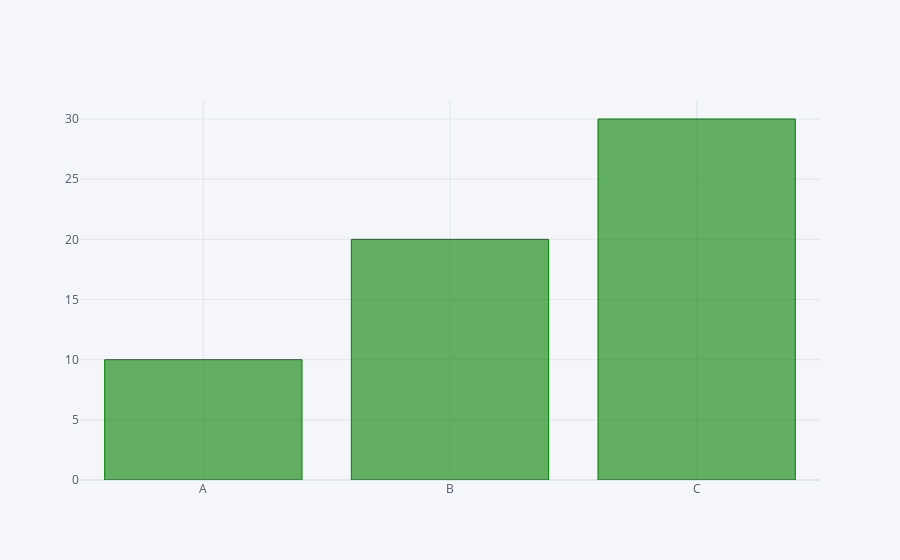

Notebook source saved alongside this figure:
### Markdown cell above
### Bar Plot

### Code cell
df2.iplot(kind='bar',x='Category',y='Values',color='green')

### Figure 1 — Plotly figure (JSON) as saved in the notebook; plotly's stock layout.template omitted (floating-point values rounded to 4 significant figures)
{"data": [{"marker": {"color": "rgba(0, 128, 0, 0.6)", "line": {"color": "rgba(0, 128, 0, 1.0)", "width": 1}}, "name": "Values", "orientation": "v", "text": "", "type": "bar", "x": ["A", "B", "C"], "y": [10, 20, 30]}], "layout": {"legend": {"bgcolor": "#F5F6F9", "font": {"color": "#4D5663"}}, "paper_bgcolor": "#F5F6F9", "plot_bgcolor": "#F5F6F9", "title": {"font": {"color": "#4D5663"}}, "xaxis": {"gridcolor": "#E1E5ED", "showgrid": true, "tickfont": {"color": "#4D5663"}, "title": {"font": {"color": "#4D5663"}, "text": ""}, "zerolinecolor": "#E1E5ED"}, "yaxis": {"gridcolor": "#E1E5ED", "showgrid": true, "tickfont": {"color": "#4D5663"}, "title": {"font": {"color": "#4D5663"}, "text": ""}, "zerolinecolor": "#E1E5ED"}}}
